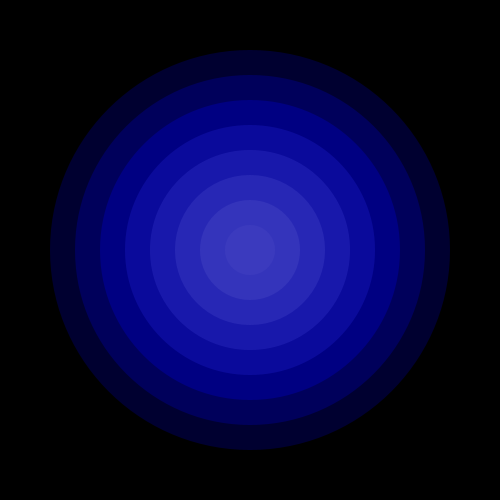
Frame 1 (no input)
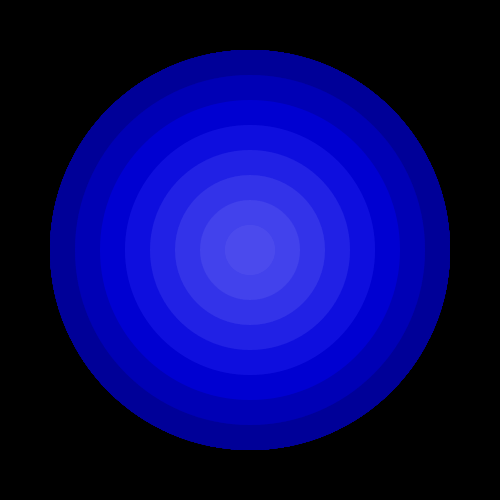
Frame 60 (the mouse pressed at the canvas centre just before this capture)
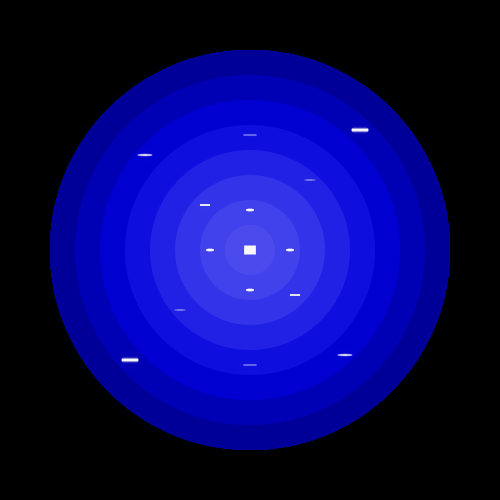
Frame 120 (the mouse held since frame 60 and released just before this capture)

The Processing sketch that drew these frames (run headless with seeded random() and noise(); from frame 60 on, the mouse is pressed at the canvas centre):

// Processing sketch: processing_155944
// ── processing_155944.pde

boolean m = false;
void setup () {
  size(500, 500);
  background(0);
}

void draw() {
  noStroke();
  fill(0, 0, 153, 80);
  ellipse(250, 250, 400, 400);

  fill(0, 0, 204, 70);
  ellipse(250, 250, 350, 350);

  fill(0, 0, 255, 60);
  ellipse(250, 250, 300, 300);

  fill(51, 51, 255, 50);
  ellipse(250, 250, 250, 250);

  fill(102, 102, 255, 40);
  ellipse(250, 250, 200, 200);

  fill(153, 153, 255, 30);
  ellipse(250, 250, 150, 150);

  fill(204, 204, 255, 20);
  ellipse(250, 250, 100, 100);

  fill(229, 204, 255, 10);
  ellipse(250, 250, 50, 50);

  if (m) {
    noStroke();
    fill(mouseX, mouseY, 153, 80);
    ellipse(250, 250, 400, 400);

    fill(mouseX+10, mouseY+10, mouseX+10, 70);
    ellipse(250, 250, 350, 350);

    fill(mouseX+20, mouseY+20, mouseX+20, 60);
    ellipse(250, 250, 300, 300);

    fill(mouseX+30, mouseY+30, mouseX+30, 50);
    ellipse(250, 250, 250, 250);

    fill(mouseX+40, mouseY+40, mouseX+40, 40);
    ellipse(250, 250, 200, 200);

    fill(mouseX+50, mouseY+50, mouseX+50, 30);
    ellipse(250, 250, 150, 150);

    fill(mouseX+60, mouseY+60, mouseX+60, 20);
    ellipse(250, 250, 100, 100);

    fill(mouseX+70, mouseY+70, mouseX+70, 10);
    ellipse(250, 250, 50, 50);

  }
  noStroke();
  fill(mouseX,mouseY,mouseX,mouseY);
  rectMode(CENTER);
  rect(250,250,10+cos(.1*frameCount)*2,10+sin(.1*frameCount)*2);
  ellipse(250,290,5+cos(.1*frameCount)*4,5+sin(.1*frameCount)*4);
  ellipse(290,250,5+cos(.1*frameCount)*4,5+sin(.1*frameCount)*4);
  ellipse(210,250,5+cos(.1*frameCount)*4,5+sin(.1*frameCount)*4);
  ellipse(250,210,5+cos(.1*frameCount)*4,5+sin(.1*frameCount)*4);
  rect(295,295,5+cos(.1*frameCount)*6,5+sin(.1*frameCount)*6);
  rect(205,205,5+cos(.1*frameCount)*6,5+sin(.1*frameCount)*6);
  ellipse(180,310,5+cos(.1*frameCount)*8,5+sin(.1*frameCount)*8);
  ellipse(310,180,5+cos(.1*frameCount)*8,5+sin(.1*frameCount)*8);
  rect(250,135,5+cos(.1*frameCount)*10,5+sin(.1*frameCount)*10);
  rect(250,365,5+cos(.1*frameCount)*10,5+sin(.1*frameCount)*10);
  ellipse(345,355,5+cos(.1*frameCount)*12,5+sin(.1*frameCount)*12);
  ellipse(145,155,5+cos(.1*frameCount)*12,5+sin(.1*frameCount)*12);
  rect(360,130,5+cos(.1*frameCount)*14,5+sin(.1*frameCount)*14);
  rect(130,360,5+cos(.1*frameCount)*14,5+sin(.1*frameCount)*14);
  //ellipse(350,400,5+cos(.1*frameCount)*14,5+sin(.1*frameCount)*14);

}


void mouseMoved(){
    m =true;
}

void mousePressed() {
  fill(0);
  line(mouseX, 0, mouseY, 0);
}
